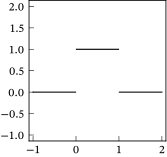

Write the Python code that produced this figure.
from pathlib import PurePath
import numpy as np
import matplotlib.pyplot as plt

plt.style.use("sigproc")

x = np.linspace(-1, 2, 301)
phi = np.where((x > 0) & (x < 1), 1.0, 0.0)
phi[(x == 0) | (x == 1)] = np.nan

plt.figure()
plt.plot(x, phi)
plt.axis("equal")
plt.savefig(str(PurePath(__file__).parent / (PurePath(__file__).stem + ".pdf")))
